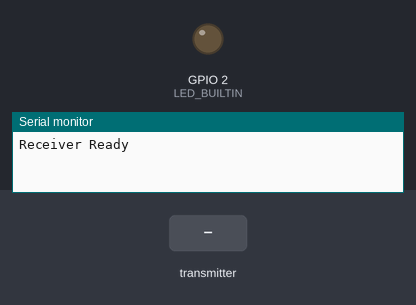
The sketch below on a simulated ESP8266 (NodeMCU). Shown: output pins drawn as LEDs (lit = HIGH, except the on-board LED, lit = LOW), the last lines printed to the serial monitor. The test bench sets the inputs (shaded band).

Above: at 1.2 s.
1.3 s: the transmitter starts sending buttonState = 1
At 2.1 s:
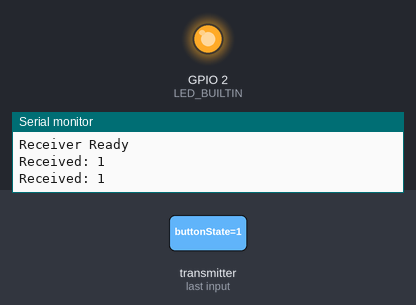
2.8 s: the transmitter starts sending buttonState = 0
At 3.2 s:
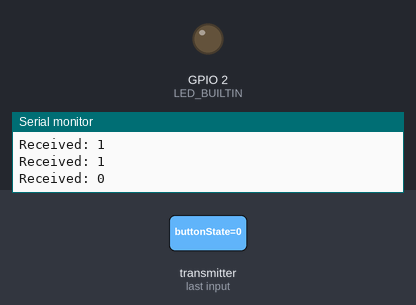
Timing chart, 0 to 5.8 s (numbered marks = the images above; inputs shaded):
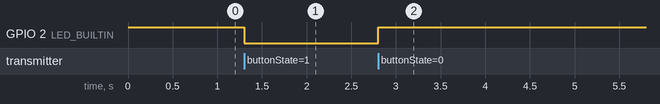

The sketch:

receiver_code.ino
```cpp
#include <ESP8266WiFi.h>

extern "C" {
#include <espnow.h>
}

typedef struct {
  int buttonState;
} Message;

Message data;

// Callback when data is received
void receiveData(uint8_t *mac, uint8_t *incomingData, uint8_t len)
{
  memcpy(&data, incomingData, sizeof(data));

  Serial.print("Received: ");
  Serial.println(data.buttonState);

  // Built-in LED is ACTIVE LOW
  if (data.buttonState == 1)
  {
    digitalWrite(LED_BUILTIN, LOW);   // LED ON
  }
  else
  {
    digitalWrite(LED_BUILTIN, HIGH);  // LED OFF
  }
}

void setup()
{
  Serial.begin(115200);

  pinMode(LED_BUILTIN, OUTPUT);
  digitalWrite(LED_BUILTIN, HIGH);

  WiFi.mode(WIFI_STA);

  if (esp_now_init() != 0)
  {
    Serial.println("ESP-NOW Init Failed");
    return;
  }

  esp_now_set_self_role(ESP_NOW_ROLE_SLAVE);

  esp_now_register_recv_cb(receiveData);

  Serial.println("Receiver Ready");
}

void loop()
{
}
```

Measured:
- after the input at 1.3 s, GPIO 2 (LED_BUILTIN): HIGH → LOW at once
- after the input at 2.8 s, GPIO 2 (LED_BUILTIN): LOW → HIGH at once
